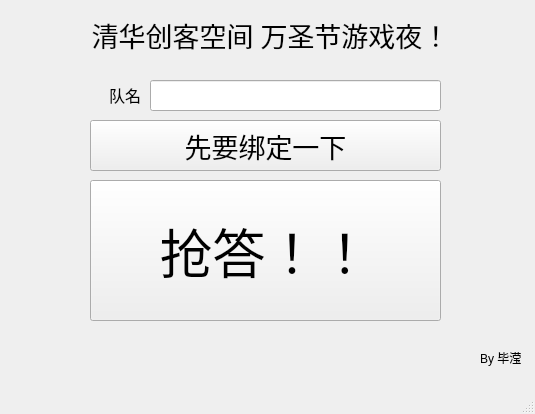
<?xml version="1.0" encoding="UTF-8"?>
<ui version="4.0">
 <class>MainWindow</class>
 <widget class="QMainWindow" name="MainWindow">
  <property name="geometry">
   <rect>
    <x>0</x>
    <y>0</y>
    <width>535</width>
    <height>414</height>
   </rect>
  </property>
  <property name="windowTitle">
   <string>MainWindow</string>
  </property>
  <widget class="QWidget" name="centralwidget">
   <widget class="QLabel" name="label_title">
    <property name="geometry">
     <rect>
      <x>60</x>
      <y>10</y>
      <width>421</width>
      <height>51</height>
     </rect>
    </property>
    <property name="font">
     <font>
      <family>微软雅黑</family>
      <pointsize>20</pointsize>
     </font>
    </property>
    <property name="text">
     <string>&lt;html&gt;&lt;head/&gt;&lt;body&gt;&lt;p&gt;清华创客空间 万圣节游戏夜！&lt;/p&gt;&lt;/body&gt;&lt;/html&gt;</string>
    </property>
    <property name="textFormat">
     <enum>Qt::AutoText</enum>
    </property>
    <property name="alignment">
     <set>Qt::AlignCenter</set>
    </property>
    <property name="margin">
     <number>0</number>
    </property>
    <property name="textInteractionFlags">
     <set>Qt::LinksAccessibleByMouse</set>
    </property>
   </widget>
   <widget class="QPushButton" name="pushButton">
    <property name="geometry">
     <rect>
      <x>90</x>
      <y>180</y>
      <width>351</width>
      <height>141</height>
     </rect>
    </property>
    <property name="font">
     <font>
      <family>微软雅黑</family>
      <pointsize>40</pointsize>
     </font>
    </property>
    <property name="text">
     <string>抢答！！</string>
    </property>
   </widget>
   <widget class="QPushButton" name="pushButton_bind">
    <property name="geometry">
     <rect>
      <x>90</x>
      <y>120</y>
      <width>351</width>
      <height>51</height>
     </rect>
    </property>
    <property name="font">
     <font>
      <family>微软雅黑</family>
      <pointsize>20</pointsize>
     </font>
    </property>
    <property name="text">
     <string>先要绑定一下</string>
    </property>
   </widget>
   <widget class="QLineEdit" name="lineEdit_Name">
    <property name="geometry">
     <rect>
      <x>150</x>
      <y>80</y>
      <width>291</width>
      <height>31</height>
     </rect>
    </property>
    <property name="font">
     <font>
      <family>微软雅黑 Light</family>
      <pointsize>12</pointsize>
     </font>
    </property>
   </widget>
   <widget class="QLabel" name="label_3">
    <property name="geometry">
     <rect>
      <x>10</x>
      <y>80</y>
      <width>131</width>
      <height>31</height>
     </rect>
    </property>
    <property name="font">
     <font>
      <family>微软雅黑 Light</family>
      <pointsize>12</pointsize>
     </font>
    </property>
    <property name="text">
     <string>&lt;html&gt;&lt;head/&gt;&lt;body&gt;&lt;p&gt;队名&lt;/p&gt;&lt;/body&gt;&lt;/html&gt;</string>
    </property>
    <property name="textFormat">
     <enum>Qt::AutoText</enum>
    </property>
    <property name="alignment">
     <set>Qt::AlignRight|Qt::AlignTrailing|Qt::AlignVCenter</set>
    </property>
    <property name="margin">
     <number>0</number>
    </property>
    <property name="textInteractionFlags">
     <set>Qt::LinksAccessibleByMouse</set>
    </property>
   </widget>
   <widget class="QLabel" name="label">
    <property name="geometry">
     <rect>
      <x>480</x>
      <y>350</y>
      <width>41</width>
      <height>16</height>
     </rect>
    </property>
    <property name="text">
     <string>By 毕滢</string>
    </property>
   </widget>
  </widget>
  <widget class="QMenuBar" name="menubar">
   <property name="geometry">
    <rect>
     <x>0</x>
     <y>0</y>
     <width>535</width>
     <height>23</height>
    </rect>
   </property>
  </widget>
  <widget class="QStatusBar" name="statusbar"/>
 </widget>
 <resources/>
 <connections/>
</ui>
